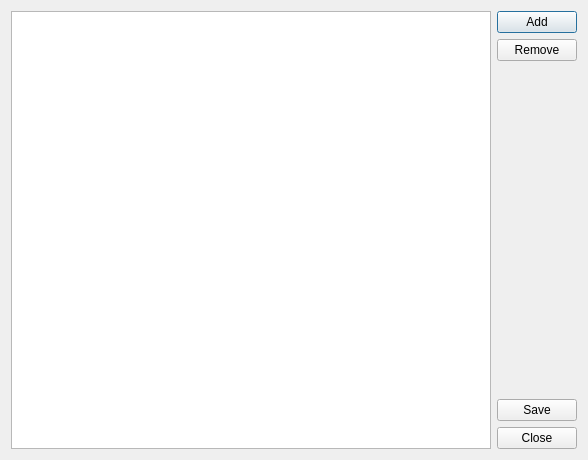
<?xml version="1.0" encoding="UTF-8"?>
<ui version="4.0">
 <class>TableDialog</class>
 <widget class="QDialog" name="TableDialog">
  <property name="geometry">
   <rect>
    <x>0</x>
    <y>0</y>
    <width>588</width>
    <height>460</height>
   </rect>
  </property>
  <property name="windowTitle">
   <string>Dialog</string>
  </property>
  <layout class="QVBoxLayout" name="verticalLayout_2">
   <item>
    <layout class="QHBoxLayout" name="horizontalLayout">
     <item>
      <widget class="QTableWidget" name="tableWidget"/>
     </item>
     <item>
      <layout class="QVBoxLayout" name="verticalLayout">
       <item>
        <widget class="QPushButton" name="pbAdd">
         <property name="enabled">
          <bool>true</bool>
         </property>
         <property name="text">
          <string>Add</string>
         </property>
        </widget>
       </item>
       <item>
        <widget class="QPushButton" name="pbRemove">
         <property name="enabled">
          <bool>true</bool>
         </property>
         <property name="text">
          <string>Remove</string>
         </property>
        </widget>
       </item>
       <item>
        <spacer name="verticalSpacer">
         <property name="orientation">
          <enum>Qt::Vertical</enum>
         </property>
         <property name="sizeHint" stdset="0">
          <size>
           <width>20</width>
           <height>40</height>
          </size>
         </property>
        </spacer>
       </item>
       <item>
        <widget class="QPushButton" name="pbSave">
         <property name="text">
          <string>Save</string>
         </property>
        </widget>
       </item>
       <item>
        <widget class="QPushButton" name="pbClose">
         <property name="text">
          <string>Close</string>
         </property>
        </widget>
       </item>
      </layout>
     </item>
    </layout>
   </item>
  </layout>
 </widget>
 <resources/>
 <connections>
  <connection>
   <sender>pbClose</sender>
   <signal>clicked()</signal>
   <receiver>TableDialog</receiver>
   <slot>close()</slot>
   <hints>
    <hint type="sourcelabel">
     <x>136</x>
     <y>435</y>
    </hint>
    <hint type="destinationlabel">
     <x>136</x>
     <y>229</y>
    </hint>
   </hints>
  </connection>
 </connections>
</ui>
